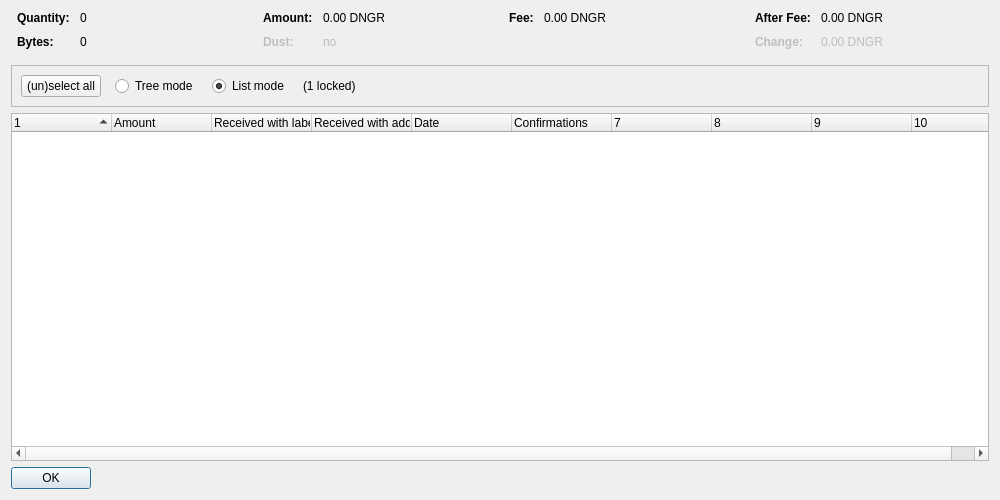
<?xml version="1.0" encoding="UTF-8"?>
<ui version="4.0">
 <class>CoinControlDialog</class>
 <widget class="QDialog" name="CoinControlDialog">
  <property name="geometry">
   <rect>
    <x>0</x>
    <y>0</y>
    <width>1000</width>
    <height>500</height>
   </rect>
  </property>
  <property name="windowTitle">
   <string>Coin Selection</string>
  </property>
  <layout class="QVBoxLayout" name="verticalLayout">
   <item>
    <layout class="QHBoxLayout" name="horizontalLayoutTop" stretch="0,0,0,0">
     <property name="topMargin">
      <number>0</number>
     </property>
     <property name="bottomMargin">
      <number>10</number>
     </property>
     <item>
      <layout class="QFormLayout" name="formLayoutCoinControl1">
       <property name="horizontalSpacing">
        <number>10</number>
       </property>
       <property name="verticalSpacing">
        <number>10</number>
       </property>
       <property name="leftMargin">
        <number>6</number>
       </property>
       <property name="rightMargin">
        <number>6</number>
       </property>
       <item row="0" column="0">
        <widget class="QLabel" name="labelCoinControlQuantityText">
         <property name="font">
          <font>
           <weight>75</weight>
           <bold>true</bold>
          </font>
         </property>
         <property name="text">
          <string>Quantity:</string>
         </property>
        </widget>
       </item>
       <item row="0" column="1">
        <widget class="QLabel" name="labelCoinControlQuantity">
         <property name="cursor">
          <cursorShape>IBeamCursor</cursorShape>
         </property>
         <property name="contextMenuPolicy">
          <enum>Qt::ActionsContextMenu</enum>
         </property>
         <property name="text">
          <string notr="true">0</string>
         </property>
         <property name="textInteractionFlags">
          <set>Qt::LinksAccessibleByMouse|Qt::TextSelectableByKeyboard|Qt::TextSelectableByMouse</set>
         </property>
        </widget>
       </item>
       <item row="1" column="0">
        <widget class="QLabel" name="labelCoinControlBytesText">
         <property name="font">
          <font>
           <weight>75</weight>
           <bold>true</bold>
          </font>
         </property>
         <property name="text">
          <string>Bytes:</string>
         </property>
        </widget>
       </item>
       <item row="1" column="1">
        <widget class="QLabel" name="labelCoinControlBytes">
         <property name="cursor">
          <cursorShape>IBeamCursor</cursorShape>
         </property>
         <property name="contextMenuPolicy">
          <enum>Qt::ActionsContextMenu</enum>
         </property>
         <property name="text">
          <string notr="true">0</string>
         </property>
         <property name="textInteractionFlags">
          <set>Qt::LinksAccessibleByMouse|Qt::TextSelectableByKeyboard|Qt::TextSelectableByMouse</set>
         </property>
        </widget>
       </item>
      </layout>
     </item>
     <item>
      <layout class="QFormLayout" name="formLayoutCoinControl2">
       <property name="horizontalSpacing">
        <number>10</number>
       </property>
       <property name="verticalSpacing">
        <number>10</number>
       </property>
       <property name="leftMargin">
        <number>6</number>
       </property>
       <property name="rightMargin">
        <number>6</number>
       </property>
       <item row="0" column="0">
        <widget class="QLabel" name="labelCoinControlAmountText">
         <property name="font">
          <font>
           <weight>75</weight>
           <bold>true</bold>
          </font>
         </property>
         <property name="text">
          <string>Amount:</string>
         </property>
        </widget>
       </item>
       <item row="0" column="1">
        <widget class="QLabel" name="labelCoinControlAmount">
         <property name="cursor">
          <cursorShape>IBeamCursor</cursorShape>
         </property>
         <property name="contextMenuPolicy">
          <enum>Qt::ActionsContextMenu</enum>
         </property>
         <property name="text">
          <string notr="true">0.00 DNGR</string>
         </property>
         <property name="textInteractionFlags">
          <set>Qt::LinksAccessibleByMouse|Qt::TextSelectableByKeyboard|Qt::TextSelectableByMouse</set>
         </property>
        </widget>
       </item>
       <item row="1" column="0">
        <widget class="QLabel" name="labelCoinControlLowOutputText">
         <property name="enabled">
          <bool>false</bool>
         </property>
         <property name="font">
          <font>
           <weight>75</weight>
           <bold>true</bold>
          </font>
         </property>
         <property name="text">
          <string>Dust:</string>
         </property>
        </widget>
       </item>
       <item row="1" column="1">
        <widget class="QLabel" name="labelCoinControlLowOutput">
         <property name="enabled">
          <bool>false</bool>
         </property>
         <property name="cursor">
          <cursorShape>IBeamCursor</cursorShape>
         </property>
         <property name="contextMenuPolicy">
          <enum>Qt::ActionsContextMenu</enum>
         </property>
         <property name="text">
          <string notr="true">no</string>
         </property>
         <property name="textInteractionFlags">
          <set>Qt::LinksAccessibleByMouse|Qt::TextSelectableByKeyboard|Qt::TextSelectableByMouse</set>
         </property>
        </widget>
       </item>
      </layout>
     </item>
     <item>
      <layout class="QFormLayout" name="formLayoutCoinControl3">
       <property name="horizontalSpacing">
        <number>10</number>
       </property>
       <property name="verticalSpacing">
        <number>10</number>
       </property>
       <property name="leftMargin">
        <number>6</number>
       </property>
       <property name="rightMargin">
        <number>6</number>
       </property>
       <item row="0" column="0">
        <widget class="QLabel" name="labelCoinControlFeeText">
         <property name="font">
          <font>
           <weight>75</weight>
           <bold>true</bold>
          </font>
         </property>
         <property name="text">
          <string>Fee:</string>
         </property>
        </widget>
       </item>
       <item row="0" column="1">
        <widget class="QLabel" name="labelCoinControlFee">
         <property name="cursor">
          <cursorShape>IBeamCursor</cursorShape>
         </property>
         <property name="contextMenuPolicy">
          <enum>Qt::ActionsContextMenu</enum>
         </property>
         <property name="text">
          <string notr="true">0.00 DNGR</string>
         </property>
         <property name="textInteractionFlags">
          <set>Qt::LinksAccessibleByMouse|Qt::TextSelectableByKeyboard|Qt::TextSelectableByMouse</set>
         </property>
        </widget>
       </item>
      </layout>
     </item>
     <item>
      <layout class="QFormLayout" name="formLayoutCoinControl4">
       <property name="horizontalSpacing">
        <number>10</number>
       </property>
       <property name="verticalSpacing">
        <number>10</number>
       </property>
       <property name="leftMargin">
        <number>6</number>
       </property>
       <property name="rightMargin">
        <number>6</number>
       </property>
       <item row="0" column="0">
        <widget class="QLabel" name="labelCoinControlAfterFeeText">
         <property name="font">
          <font>
           <weight>75</weight>
           <bold>true</bold>
          </font>
         </property>
         <property name="text">
          <string>After Fee:</string>
         </property>
        </widget>
       </item>
       <item row="0" column="1">
        <widget class="QLabel" name="labelCoinControlAfterFee">
         <property name="cursor">
          <cursorShape>IBeamCursor</cursorShape>
         </property>
         <property name="contextMenuPolicy">
          <enum>Qt::ActionsContextMenu</enum>
         </property>
         <property name="text">
          <string notr="true">0.00 DNGR</string>
         </property>
         <property name="textInteractionFlags">
          <set>Qt::LinksAccessibleByMouse|Qt::TextSelectableByKeyboard|Qt::TextSelectableByMouse</set>
         </property>
        </widget>
       </item>
       <item row="1" column="0">
        <widget class="QLabel" name="labelCoinControlChangeText">
         <property name="enabled">
          <bool>false</bool>
         </property>
         <property name="font">
          <font>
           <weight>75</weight>
           <bold>true</bold>
          </font>
         </property>
         <property name="text">
          <string>Change:</string>
         </property>
        </widget>
       </item>
       <item row="1" column="1">
        <widget class="QLabel" name="labelCoinControlChange">
         <property name="enabled">
          <bool>false</bool>
         </property>
         <property name="cursor">
          <cursorShape>IBeamCursor</cursorShape>
         </property>
         <property name="contextMenuPolicy">
          <enum>Qt::ActionsContextMenu</enum>
         </property>
         <property name="text">
          <string notr="true">0.00 DNGR</string>
         </property>
         <property name="textInteractionFlags">
          <set>Qt::LinksAccessibleByMouse|Qt::TextSelectableByKeyboard|Qt::TextSelectableByMouse</set>
         </property>
        </widget>
       </item>
      </layout>
     </item>
    </layout>
   </item>
   <item>
    <widget class="QFrame" name="frame">
     <property name="minimumSize">
      <size>
       <width>0</width>
       <height>40</height>
      </size>
     </property>
     <property name="frameShape">
      <enum>QFrame::StyledPanel</enum>
     </property>
     <property name="frameShadow">
      <enum>QFrame::Sunken</enum>
     </property>
     <layout class="QHBoxLayout" name="horizontalLayout">
      <item>
       <layout class="QHBoxLayout" name="horizontalLayoutPanel" stretch="0,0,0,0,0">
        <property name="spacing">
         <number>14</number>
        </property>
        <item>
         <widget class="QPushButton" name="pushButtonSelectAll">
          <property name="sizePolicy">
           <sizepolicy hsizetype="Maximum" vsizetype="Fixed">
            <horstretch>0</horstretch>
            <verstretch>0</verstretch>
           </sizepolicy>
          </property>
          <property name="text">
           <string>(un)select all</string>
          </property>
          <property name="autoDefault">
           <bool>false</bool>
          </property>
         </widget>
        </item>
        <item>
         <widget class="QRadioButton" name="radioTreeMode">
          <property name="sizePolicy">
           <sizepolicy hsizetype="Maximum" vsizetype="Fixed">
            <horstretch>0</horstretch>
            <verstretch>0</verstretch>
           </sizepolicy>
          </property>
          <property name="text">
           <string>Tree mode</string>
          </property>
         </widget>
        </item>
        <item>
         <widget class="QRadioButton" name="radioListMode">
          <property name="sizePolicy">
           <sizepolicy hsizetype="Maximum" vsizetype="Fixed">
            <horstretch>0</horstretch>
            <verstretch>0</verstretch>
           </sizepolicy>
          </property>
          <property name="text">
           <string>List mode</string>
          </property>
          <property name="checked">
           <bool>true</bool>
          </property>
         </widget>
        </item>
        <item>
         <widget class="QLabel" name="labelLocked">
          <property name="text">
           <string notr="true">(1 locked)</string>
          </property>
         </widget>
        </item>
        <item>
         <spacer name="horizontalSpacer">
          <property name="orientation">
           <enum>Qt::Horizontal</enum>
          </property>
          <property name="sizeHint" stdset="0">
           <size>
            <width>40</width>
            <height>20</height>
           </size>
          </property>
         </spacer>
        </item>
       </layout>
      </item>
     </layout>
    </widget>
   </item>
   <item>
    <widget class="CoinControlTreeWidget" name="treeWidget">
     <property name="contextMenuPolicy">
      <enum>Qt::CustomContextMenu</enum>
     </property>
     <property name="sortingEnabled">
      <bool>false</bool>
     </property>
     <property name="columnCount">
      <number>10</number>
     </property>
     <attribute name="headerShowSortIndicator" stdset="0">
      <bool>true</bool>
     </attribute>
     <attribute name="headerStretchLastSection">
      <bool>false</bool>
     </attribute>
     <column>
      <property name="text">
       <string/>
      </property>
     </column>
     <column>
      <property name="text">
       <string>Amount</string>
      </property>
     </column>
     <column>
      <property name="text">
       <string>Received with label</string>
      </property>
     </column>
     <column>
      <property name="text">
       <string>Received with address</string>
      </property>
     </column>
     <column>
      <property name="text">
       <string>Date</string>
      </property>
     </column>
     <column>
      <property name="text">
       <string>Confirmations</string>
      </property>
      <property name="toolTip">
       <string>Confirmed</string>
      </property>
     </column>
     <column>
      <property name="text">
       <string/>
      </property>
     </column>
     <column>
      <property name="text">
       <string/>
      </property>
     </column>
     <column>
      <property name="text">
       <string/>
      </property>
     </column>
     <column>
      <property name="text">
       <string/>
      </property>
     </column>
    </widget>
   </item>
   <item>
    <widget class="QDialogButtonBox" name="buttonBox">
     <property name="sizePolicy">
      <sizepolicy hsizetype="Maximum" vsizetype="Fixed">
       <horstretch>0</horstretch>
       <verstretch>0</verstretch>
      </sizepolicy>
     </property>
     <property name="orientation">
      <enum>Qt::Horizontal</enum>
     </property>
     <property name="standardButtons">
      <set>QDialogButtonBox::Ok</set>
     </property>
    </widget>
   </item>
  </layout>
 </widget>
 <customwidgets>
  <customwidget>
   <class>CoinControlTreeWidget</class>
   <extends>QTreeWidget</extends>
   <header>coincontroltreewidget.h</header>
  </customwidget>
 </customwidgets>
 <resources/>
 <connections/>
</ui>
